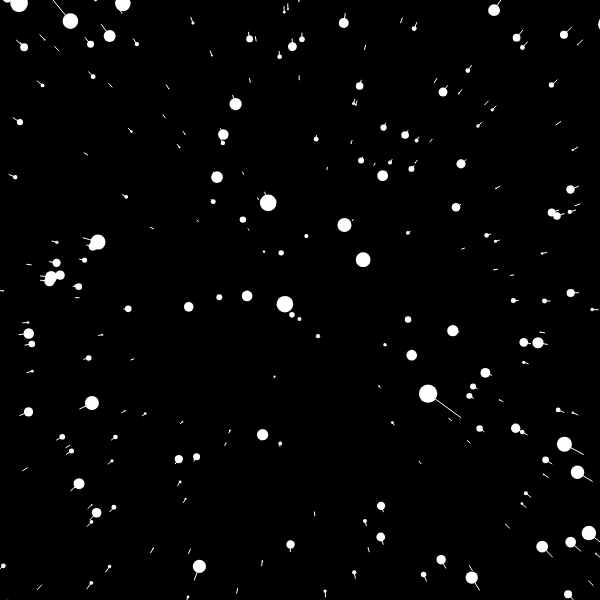
Frame 1 (no input)
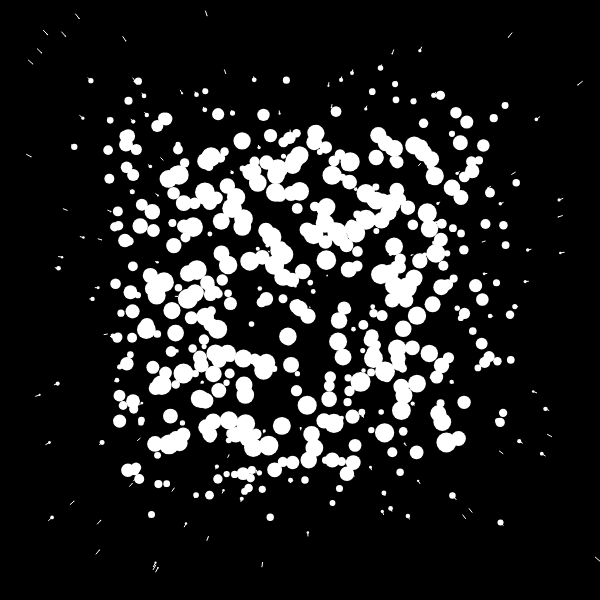
Frame 60 (no input)
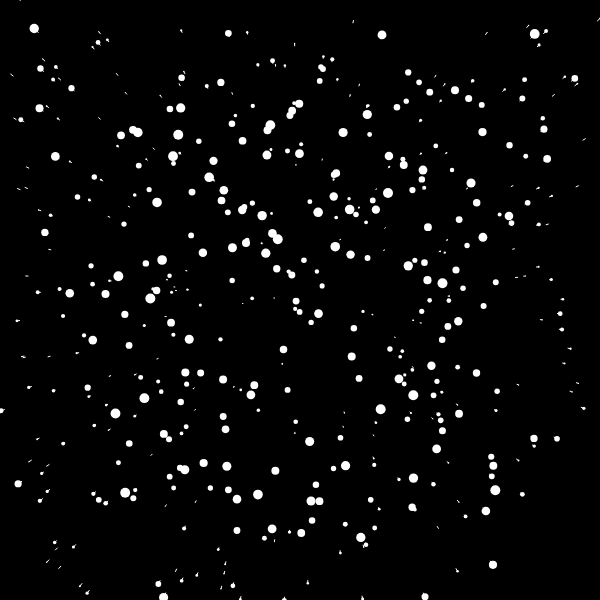
Frame 120 (the mouse pressed at the canvas centre since frame 60)

The p5.js sketch that drew these frames (run headless with seeded random() and noise() and a simulated clock; from frame 60 on, the mouse is pressed at the canvas centre):

// p5.js sketch
// ── sketch.js
var stars = [];

var speed;

function setup() {
  createCanvas(600, 600);
  for (var i = 0; i < 600; i++) {
    stars[i] = new Star();
  }
}

function draw() {
  speed = map((mouseX+mouseY)/2, 0, width, -10, 10);
  if (speed >= -5 && speed <= 5) {
    speed = 5;
  }
  background(0);
  translate(width / 2, height / 2);
  for (var i = 0; i < stars.length; i++) {
    stars[i].update();
    stars[i].show();
  }
}

function Star() {
  this.x = random(-width/2, width/2);
  this.y = random(-height/2, height/2);
  this.z = random(width);
  this.pz = this.z;

  this.update = function() {
    this.z = this.z - speed;
    if (this.z < 1) {
      this.z = width;
      this.x = random(-width/2, width/2);
      this.y = random(-height/2, height/2);
      this.pz = this.z;
    }
  }

  this.show = function() {
    fill(255);
    noStroke();

    var sx = map(this.x / this.z, 0, 1, 0, width);
    var sy = map(this.y / this.z, 0, 1, 0, height);

    var r = map(this.z, 0, width, 20, 0);
    ellipse(sx, sy, r, r);

    var px = map(this.x / this.pz, 0, 1, 0, width);
    var py = map(this.y / this.pz, 0, 1, 0, height);

    this.pz = this.z;

    stroke(255);
    line(px, py, sx, sy);

  }
}
